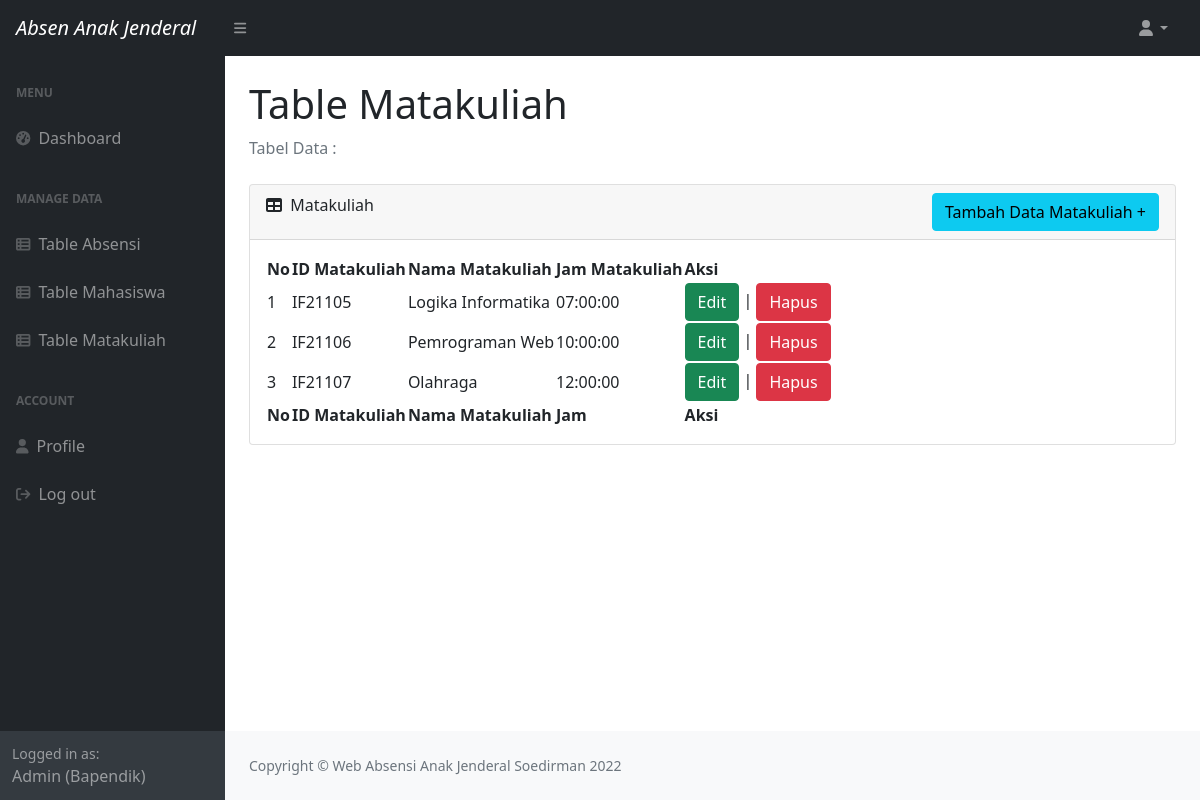
Screenshot of /crudmatakuliah.php (signed in) with the database file from the repository.
### tables this page shows
CREATE TABLE `matakuliah` (
  `id_mk` varchar(7) NOT NULL,
  `nama_mk` varchar(50) NOT NULL,
  `jam` time NOT NULL
);

### crudmatakuliah.php (the view, shortened to what this page needs)
<?php
include "koneksi.php";
?>
<!DOCTYPE html>
<html lang="en">
<head>
    <link href="https://cdn.jsdelivr.net/npm/simple-datatables@latest/dist/style.css" rel="stylesheet" />
    <link href="styles/dashboard.css" rel="stylesheet" />
</head>
<body class="sb-nav-fixed">
    <nav class="sb-topnav navbar navbar-expand navbar-dark bg-dark">
        <a class="navbar-brand ps-3" href="dashboard.php" style="font-style:italic;">Absen Anak Jenderal</a>
        <button class="btn btn-link btn-sm order-1 order-lg-0 me-4 me-lg-0" id="sidebarToggle" href="#!"><i
                class="fas fa-bars"></i></button>
        <ul class="navbar-nav ms-auto ms-md-0 me-3 me-lg-4">
            <li class="nav-item dropdown">
                <a class="nav-link dropdown-toggle" id="navbarDropdown" href="#" role="button" data-bs-toggle="dropdown"
                    aria-expanded="false"><i class="fas fa-user fa-fw"></i></a>
            </li>
        </ul>
    </nav>
    <div id="layoutSidenav">
        <div id="layoutSidenav_nav">
            <nav class="sb-sidenav accordion sb-sidenav-dark" id="sidenavAccordion">
                <div class="sb-sidenav-menu">
                    <div class="nav">
                        <div class="sb-sidenav-menu-heading">Menu</div>
                        <a class="nav-link" href="dashboard.php">
                            <div class="sb-nav-link-icon"><i class="fas fa-tachometer-alt"></i></div>
                            Dashboard
                        </a>
                        <div class="sb-sidenav-menu-heading">Manage Data</div>
                        <a class="nav-link" href="crudabsen.php">
                            <div class="sb-nav-link-icon"><i class="fas fa-table-list"></i></div>
                            Table Absensi
                        </a>
                        <a class="nav-link" href="crudmahasiswa.php">
                            <div class="sb-nav-link-icon"><i class="fas fa-table-list"></i></div>
                            Table Mahasiswa
                        </a>
                        <a class="nav-link collapsed" href="crudmatakuliah.php">
                            <div class="sb-nav-link-icon"><i class="fas fa-table-list"></i></div>
                            Table Matakuliah
                        </a>
                        <div class="sb-sidenav-menu-heading">Account</div>
                        <a class="nav-link" href="profile.php">
                            <div class="sb-nav-link-icon"><i class="fas fa-user"></i></div>
                            Profile
                        </a>
                        <a class="nav-link" href="destroy.php">
                            <div class="sb-nav-link-icon"><i class="fas fa-arrow-right-from-bracket"></i></div>
                            Log out
                        </a>
                    </div>
                </div>
                <div class="sb-sidenav-footer">
                    <div class="small">Logged in as:</div>
                    Admin (Bapendik)
                </div>
            </nav>
        </div>
        <div id="layoutSidenav_content">
            <main>
                <div class="container-fluid px-4">
                    <h1 class="mt-4">Table Matakuliah</h1>
                    <ol class="breadcrumb mb-4">
                        <li class="breadcrumb-item active">Tabel Data :</li>
                    </ol>
                    <div class="card mb-4">
                        <div class="card-header">
                            <i class="fas fa-table me-1"></i>
                            Matakuliah
                            <a href="absenAdmin.php" class="btn btn-info float-end">Tambah Data Matakuliah +</a>
                        </div>
                        <div class="card-body">
                            <table id="datatablesSimple">
                                <thead>
                                    <tr>
                                        <th>No</th>
                                        <th>ID Matakuliah</th>
                                        <th>Nama Matakuliah</th>
                                        <th>Jam Matakuliah</th>
                                        <th>Aksi</th>
                                    </tr>
                                </thead>
                                <tfoot>
                                    <tr>
                                        <th>No</th>
                                        <th>ID Matakuliah</th>
                                        <th>Nama Matakuliah</th>
                                        <th>Jam</th>
                                        <th>Aksi</th>
                                    </tr>
                                </tfoot>
                                <tbody>
                                    <?php
                                    $query="SELECT * FROM matakuliah ORDER BY id_mk ASC";
                                    $result=mysqli_query($conn,$query);
                                    $no = 1;
                                    while($row = mysqli_fetch_array($result)){
                                        ?>
                                    <tr>
                                        <td><?php echo $no ?></td>
                                        <td><?php echo $row['id_mk']; ?></td>
                                        <td><?php echo $row['nama_mk']; ?></td>
                                        <td><?php echo $row['jam'] ?></td>
                                        <td>
                                            <a class="btn btn-success"
                                                href="form_edit_matakuliah.php?id_mk=<?php echo $row['id_mk']; ?>">Edit</a> |
                                            <a class="btn btn-danger"
                                                href="proses_delete_matakuliah.php?id_mk=<?php echo $row['id_mk']; ?>"
                                                onclick="return confirm('Anda yakin akan menghapus data ini?')">Hapus</a>
                                        </td>
                                    </tr>
                                    <?php
                                        $no++;
                                    }
                                    ?>
                                </tbody>
                            </table>
                        </div>
                    </div>
                </div>
            </main>
            <footer class="py-4 bg-light mt-auto">
                <div class="container-fluid px-4">
                    <div class="d-flex align-items-center justify-content-between small">
                        <div class="text-muted">Copyright &copy; Web Absensi Anak Jenderal Soedirman 2022</div>
                    </div>
                </div>
            </footer>
        </div>
    </div>
</body>
</html>

### rows the page displays
matakuliah: id_mk "IF21105", nama_mk "Logika Informatika", jam "07:00:00"
matakuliah: id_mk "IF21106", nama_mk "Pemrograman Web", jam "10:00:00"
matakuliah: id_mk "IF21107", nama_mk "Olahraga", jam "12:00:00"
